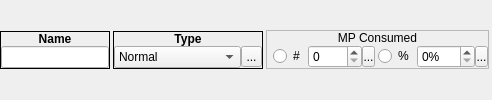
      <widget class="QWidget" name="widget_2" native="true">
       <property name="sizePolicy">
        <sizepolicy hsizetype="Preferred" vsizetype="Fixed">
         <horstretch>0</horstretch>
         <verstretch>0</verstretch>
        </sizepolicy>
       </property>
       <layout class="QHBoxLayout" name="horizontalLayout_4">
        <property name="spacing">
         <number>3</number>
        </property>
        <property name="margin">
         <number>0</number>
        </property>
        <item>
         <widget class="QFrame" name="frame_78">
          <property name="sizePolicy">
           <sizepolicy hsizetype="Preferred" vsizetype="Fixed">
            <horstretch>0</horstretch>
            <verstretch>0</verstretch>
           </sizepolicy>
          </property>
          <property name="frameShape">
           <enum>QFrame::Box</enum>
          </property>
          <property name="frameShadow">
           <enum>QFrame::Plain</enum>
          </property>
          <layout class="QVBoxLayout" name="verticalLayout_164">
           <property name="spacing">
            <number>0</number>
           </property>
           <property name="margin">
            <number>0</number>
           </property>
           <item>
            <widget class="QLabel" name="label_141">
             <property name="sizePolicy">
              <sizepolicy hsizetype="Preferred" vsizetype="Fixed">
               <horstretch>0</horstretch>
               <verstretch>0</verstretch>
              </sizepolicy>
             </property>
             <property name="font">
              <font>
               <weight>75</weight>
               <bold>true</bold>
              </font>
             </property>
             <property name="text">
              <string>Name</string>
             </property>
             <property name="alignment">
              <set>Qt::AlignCenter</set>
             </property>
            </widget>
           </item>
           <item>
            <widget class="QWidget" name="widget_88" native="true">
             <layout class="QVBoxLayout" name="verticalLayout_165">
              <property name="spacing">
               <number>0</number>
              </property>
              <property name="margin">
               <number>0</number>
              </property>
              <item>
               <widget class="QLineEdit" name="leName">
                <property name="sizePolicy">
                 <sizepolicy hsizetype="Preferred" vsizetype="Fixed">
                  <horstretch>0</horstretch>
                  <verstretch>0</verstretch>
                 </sizepolicy>
                </property>
                <property name="text">
                 <string/>
                </property>
                <property name="maxLength">
                 <number>20</number>
                </property>
               </widget>
              </item>
             </layout>
            </widget>
           </item>
          </layout>
         </widget>
        </item>
        <item>
         <widget class="QFrame" name="frame_79">
          <property name="sizePolicy">
           <sizepolicy hsizetype="Preferred" vsizetype="Fixed">
            <horstretch>0</horstretch>
            <verstretch>0</verstretch>
           </sizepolicy>
          </property>
          <property name="minimumSize">
           <size>
            <width>150</width>
            <height>0</height>
           </size>
          </property>
          <property name="maximumSize">
           <size>
            <width>150</width>
            <height>16777215</height>
           </size>
          </property>
          <property name="frameShape">
           <enum>QFrame::Box</enum>
          </property>
          <property name="frameShadow">
           <enum>QFrame::Plain</enum>
          </property>
          <layout class="QVBoxLayout" name="verticalLayout_166">
           <property name="spacing">
            <number>0</number>
           </property>
           <property name="margin">
            <number>0</number>
           </property>
           <item>
            <widget class="QLabel" name="label_142">
             <property name="sizePolicy">
              <sizepolicy hsizetype="Preferred" vsizetype="Fixed">
               <horstretch>0</horstretch>
               <verstretch>0</verstretch>
              </sizepolicy>
             </property>
             <property name="font">
              <font>
               <weight>75</weight>
               <bold>true</bold>
              </font>
             </property>
             <property name="text">
              <string>Type</string>
             </property>
             <property name="alignment">
              <set>Qt::AlignCenter</set>
             </property>
            </widget>
           </item>
           <item>
            <widget class="QWidget" name="widget_89" native="true">
             <layout class="QHBoxLayout" name="horizontalLayout_65">
              <property name="spacing">
               <number>0</number>
              </property>
              <property name="margin">
               <number>0</number>
              </property>
              <item>
               <widget class="QComboBox" name="cboxType">
                <item>
                 <property name="text">
                  <string>Normal</string>
                 </property>
                </item>
                <item>
                 <property name="text">
                  <string>Teleport</string>
                 </property>
                </item>
                <item>
                 <property name="text">
                  <string>Escape</string>
                 </property>
                </item>
                <item>
                 <property name="text">
                  <string>Switch</string>
                 </property>
                </item>
               </widget>
              </item>
              <item>
               <widget class="QToolButton" name="bConfigureTypes">
                <property name="minimumSize">
                 <size>
                  <width>21</width>
                  <height>21</height>
                 </size>
                </property>
                <property name="maximumSize">
                 <size>
                  <width>21</width>
                  <height>21</height>
                 </size>
                </property>
                <property name="toolTip">
                 <string>Configure Skill Subsets</string>
                </property>
                <property name="text">
                 <string>...</string>
                </property>
                <property name="icon">
                 <iconset resource="gui_icons.qrc">
                  <normaloff>:/icons/configure.png</normaloff>:/icons/configure.png</iconset>
                </property>
               </widget>
              </item>
             </layout>
            </widget>
           </item>
          </layout>
         </widget>
        </item>
        <item>
         <widget class="QFrame" name="frame">
          <property name="sizePolicy">
           <sizepolicy hsizetype="Preferred" vsizetype="Fixed">
            <horstretch>0</horstretch>
            <verstretch>0</verstretch>
           </sizepolicy>
          </property>
          <property name="frameShape">
           <enum>QFrame::StyledPanel</enum>
          </property>
          <property name="frameShadow">
           <enum>QFrame::Raised</enum>
          </property>
          <layout class="QVBoxLayout" name="verticalLayout">
           <property name="spacing">
            <number>0</number>
           </property>
           <property name="margin">
            <number>0</number>
           </property>
           <item>
            <widget class="QLabel" name="label">
             <property name="sizePolicy">
              <sizepolicy hsizetype="Preferred" vsizetype="Fixed">
               <horstretch>0</horstretch>
               <verstretch>0</verstretch>
              </sizepolicy>
             </property>
             <property name="text">
              <string>MP Consumed</string>
             </property>
             <property name="alignment">
              <set>Qt::AlignCenter</set>
             </property>
            </widget>
           </item>
           <item>
            <widget class="QWidget" name="widget" native="true">
             <layout class="QHBoxLayout" name="horizontalLayout_3">
              <property name="spacing">
               <number>3</number>
              </property>
              <property name="leftMargin">
               <number>6</number>
              </property>
              <property name="topMargin">
               <number>0</number>
              </property>
              <property name="rightMargin">
               <number>0</number>
              </property>
              <property name="bottomMargin">
               <number>0</number>
              </property>
              <item>
               <widget class="QRadioButton" name="rbNumber">
                <property name="sizePolicy">
                 <sizepolicy hsizetype="Fixed" vsizetype="Fixed">
                  <horstretch>0</horstretch>
                  <verstretch>0</verstretch>
                 </sizepolicy>
                </property>
                <property name="text">
                 <string>#</string>
                </property>
               </widget>
              </item>
              <item>
               <widget class="QWidget" name="wMPNumber" native="true">
                <layout class="QHBoxLayout" name="horizontalLayout">
                 <property name="spacing">
                  <number>0</number>
                 </property>
                 <property name="margin">
                  <number>0</number>
                 </property>
                 <item>
                  <widget class="QSpinBox" name="sbMPNumber">
                   <property name="sizePolicy">
                    <sizepolicy hsizetype="Preferred" vsizetype="Preferred">
                     <horstretch>0</horstretch>
                     <verstretch>0</verstretch>
                    </sizepolicy>
                   </property>
                   <property name="maximum">
                    <number>9999</number>
                   </property>
                  </widget>
                 </item>
                 <item>
                  <widget class="SpinBoxSideButton" name="bMPNumberSideButton">
                   <property name="minimumSize">
                    <size>
                     <width>13</width>
                     <height>21</height>
                    </size>
                   </property>
                   <property name="maximumSize">
                    <size>
                     <width>13</width>
                     <height>21</height>
                    </size>
                   </property>
                   <property name="text">
                    <string>...</string>
                   </property>
                   <property name="icon">
                    <iconset resource="gui_icons.qrc">
                     <normaloff>:/icons/spinBoxSideButton.png</normaloff>:/icons/spinBoxSideButton.png</iconset>
                   </property>
                   <property name="iconSize">
                    <size>
                     <width>8</width>
                     <height>16</height>
                    </size>
                   </property>
                  </widget>
                 </item>
                </layout>
               </widget>
              </item>
              <item>
               <widget class="QRadioButton" name="rbPercent">
                <property name="sizePolicy">
                 <sizepolicy hsizetype="Fixed" vsizetype="Fixed">
                  <horstretch>0</horstretch>
                  <verstretch>0</verstretch>
                 </sizepolicy>
                </property>
                <property name="text">
                 <string>%</string>
                </property>
               </widget>
              </item>
              <item>
               <widget class="QWidget" name="wMPPercent" native="true">
                <layout class="QHBoxLayout" name="horizontalLayout_2">
                 <property name="spacing">
                  <number>0</number>
                 </property>
                 <property name="margin">
                  <number>0</number>
                 </property>
                 <item>
                  <widget class="QSpinBox" name="sbMPPercent">
                   <property name="sizePolicy">
                    <sizepolicy hsizetype="Preferred" vsizetype="Preferred">
                     <horstretch>0</horstretch>
                     <verstretch>0</verstretch>
                    </sizepolicy>
                   </property>
                   <property name="suffix">
                    <string>%</string>
                   </property>
                   <property name="maximum">
                    <number>100</number>
                   </property>
                  </widget>
                 </item>
                 <item>
                  <widget class="SpinBoxSideButton" name="bMPPercentSideButton">
                   <property name="minimumSize">
                    <size>
                     <width>13</width>
                     <height>21</height>
                    </size>
                   </property>
                   <property name="maximumSize">
                    <size>
                     <width>13</width>
                     <height>21</height>
                    </size>
                   </property>
                   <property name="text">
                    <string>...</string>
                   </property>
                   <property name="icon">
                    <iconset resource="gui_icons.qrc">
                     <normaloff>:/icons/spinBoxSideButton.png</normaloff>:/icons/spinBoxSideButton.png</iconset>
                   </property>
                   <property name="iconSize">
                    <size>
                     <width>8</width>
                     <height>16</height>
                    </size>
                   </property>
                  </widget>
                 </item>
                </layout>
               </widget>
              </item>
             </layout>
            </widget>
           </item>
          </layout>
         </widget>
        </item>
        <item>
         <widget class="QFrame" name="frame_2">
          <property name="frameShape">
           <enum>QFrame::StyledPanel</enum>
          </property>
          <property name="frameShadow">
           <enum>QFrame::Raised</enum>
          </property>
         </widget>
        </item>
       </layout>
      </widget>
